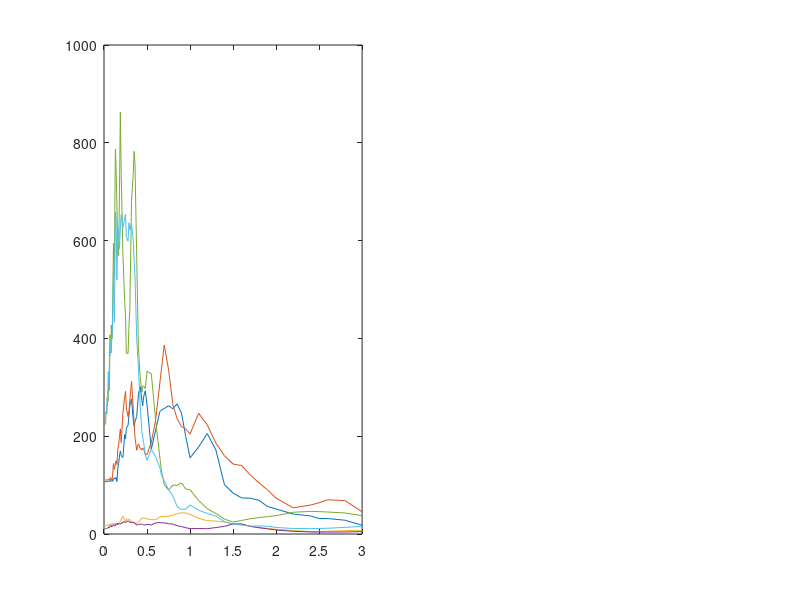

Source code (MATLAB): (Note: this script raises an error after producing the figure.)
% CEE 246 Homework 2 - Response History & Spectrum Analysis
%
% Ray Abbiatici
% Version 1.0/RJA/20-Jan-2022
%
%%%%%%%%%%%%%%%%%%%%%%%%%%%%%%%%%%%%%%%%%%%%%%%%%%%%%%%%%%%%%%%%%%%%%%%%%%%
%

clear all
clc

%% Fundamental Period, Frequency and Spectral Period range
T1 = 1.037;       % [sec]
w1 = (2*pi()/T1); % [Hz]
T = xlsread('_SearchResults.csv',1,'A169:A279'); % [sec]
g = 386.4;        % [in/sec2]

%% Call pSA Spectrum Data from PEER Database
% RSN864
RSN864AX1 = g*xlsread('_SearchResults.csv',1,'B169:B279'); % [in/sec2]
RSN864AX2 = g*xlsread('_SearchResults.csv',1,'C169:C279'); % [in/sec2]

% RSN1616
RSN1616AX1 = g*xlsread('_SearchResults.csv',1,'K169:K279'); % [in/sec2]
RSN1616AX2 = g*xlsread('_SearchResults.csv',1,'L169:L279'); % [in/sec2]

% RSN6915
RSN6915AX1 = g*xlsread('_SearchResults.csv',1,'Z169:Z279');   % [in/sec2]
RSN6915AX2 = g*xlsread('_SearchResults.csv',1,'AA169:AA279'); % [in/sec2]

%% Compute Pseudo Displacement Spectra from Pseudo Acceleration Spectra

for i = 1:length(T)
    w(i) = 2*pi()/T(i);
end

for i = 1:length(w)
    % RSN864
    RSN864DX1(i) = (1/w(i)^2).*RSN864AX1(i);    % [in]
    RSN864DX2(i) = (1/w(i)^2).*RSN864AX2(i);    % [in]
    
    % RSN1616
    RSN1616DX1(i) = (1/w(i)^2).*RSN1616AX1(i);  % [in]
    RSN1616DX2(i) = (1/w(i)^2).*RSN1616AX2(i);  % [in]
    
    % RSN6915
    RSN6915DX1(i) = (1/w(i)^2).*RSN6915AX1(i);  % [in]
    RSN6915DX2(i) = (1/w(i)^2).*RSN6915AX2(i);  % [in]
end

%% Plot Acceleration & Displacement Spectra
figure('Name','Acceleration & Displacement Spectra')
subplot(1,2,1)
plot(T,abs(RSN864AX1))
hold on
plot(T,abs(RSN864AX2))
hold on
plot(T,abs(RSN1616AX1))
hold on
plot(T,abs(RSN1616AX2))
hold on
plot(T,abs(RSN6915AX1))
hold on
plot(T,abs(RSN6915AX2))
xlim([0 3])
xline(T1)
xlabel('T (sec)')
ylabel('Acceleration (in/sec2)')
legend('RSN864X1','RSN864X2','RSN1616X1','RSN1616X2','RSN6915X1', ...
    'RSN6915X2')

subplot(1,2,2)
plot(T,RSN864DX1)
hold on
plot(T,RSN864DX2)
hold on
plot(T,RSN1616DX1)
hold on
plot(T,RSN1616DX2)
hold on
plot(T,RSN6915DX1)
hold on
plot(T,RSN6915DX2)
xlim([0 3])
xline(T1)
xlabel('T (sec)')
ylabel('Displacement (in)')
legend('RSN864X1','RSN864X2','RSN1616X1','RSN1616X2','RSN6915X1', ...
    'RSN6915X2')

disp('The Controlling Ground Motions Are RSN86490, RSN6915W,RSN1616N')

%% Compute the Elastic Response of the System

z = 0.05;        % [% Damping]
M1 = 7.508;      % [k-sec^2/in]
W = (M1/0.67)*g; % [k]
hi = 12.*[0; 15; 27; 39; 51; 63; 75; 87; 99]; % [in]
phi = [0.000; 0.054; 0.164; 0.323; 0.518; 0.739; 0.977; 1.225; 1.476];

%   RSN864X2
run RSN864_LANDERS_JOS090_a;
m = M1;
ag = column(ag);
p = m*ag*g;
c = 2*z*M1*w1;
k = M1*w1^2;
tRSN864 = [0:dt:dt*(length(ag)-1)]';

% For Linear Response
gamma = 1/2;
beta = 1/4;
[aRSN864,vRSN864,uRSN864] = NewmarkIntegrator(gamma,beta,m,c,k,p,dt);
aRSN864 = abs(aRSN864-p/m);

% Base Shear V(t) Normalized by W
VRSN864n = M1*(w1^2)/W*uRSN864;     % [k/k]

% Single DOF and Roof Level Displacements normalized by SDOF and Roof hts
d = zeros(length(hi),length(uRSN864));

for i = 1:length(hi)
    d(i,:) = phi(i).*uRSN864';
end

dtsn = uRSN864 ./ (76.112*12);        % [in/in]
dtrn = d(9,:)' ./ (99*12);            % [in/in]

% Story Drift
drift = zeros([length(hi) length(uRSN864)]);
maxdrift = zeros([length(hi) 1]);

for i = 2:length(hi)
    drift(i,:) = abs(d(i,:) - d (i-1,:))/(hi(i)-hi(i-1))*100; % [%]
    maxdrift(i) = max(drift(i,:));
end 

fprintf('\nBelow are the results of the Response History Analysis:\n')
fprintf('\nPeak Response Quantities for RSN864090 are:\n')
disp('Normalized Base Shear [k/k] =')
disp(max(abs(VRSN864n)))
disp('Base Shear [k] =')
disp(max(abs(VRSN864n)*W))
disp('Overturning Moment [ft-k] =')
disp(max(abs(VRSN864n)*W)*76.112)
disp('Normalized SDOF Displacement [in/in] =')
disp(max(abs(dtsn)))
disp('SDOF Displacement [in] =')
disp(max(abs(dtsn)*76.112*12))
disp('Normalized Roof Displacement [in/in] =')
disp(max(abs(dtrn)))

figure('Name','RSN864090')
subplot(211); plot(tRSN864,VRSN864n)
xlabel('Time (sec)')
ylabel('Base Shear (k/k)')

subplot(212); plot(tRSN864,dtsn,tRSN864,dtrn)
xlabel('Time (sec)')
ylabel('Displacement (in/in)')
legend('SDOF','Roof')

figure('Name','RSN864090')
plot(maxdrift,hi/12)
xlabel('Story Drift [%]')
ylabel('Height [ft]')

%   RSN6915X1
run RSN6915_DARFIELD_HVSCS26W_a;
m = M1;
ag = column(ag);
p = m*ag*g;
c = 2*z*M1*w1;
k = M1*w1^2;
tRSN6915 = [0:dt:dt*(length(ag)-1)]';

% For Linear Response
gamma = 1/2;
beta = 1/4;
[aRSN6915,vRSN6915,uRSN6915] = NewmarkIntegrator(gamma,beta,m,c,k,p,dt);
aRSN6915 = abs(aRSN6915-p/m);

% Base Shear V(t) Normalized by W
VRSN6915n = M1*(w1^2)/W*uRSN6915;     % [k/k]

% Single DOF and Roof Level Displacements normalized by SDOF and Roof hts
d = zeros(length(hi),length(uRSN6915));

for i = 1:length(hi)
    d(i,:) = phi(i).*uRSN6915';
end

dtsn = uRSN6915 ./ (76.112*12);        % [in/in]
dtrn = d(9,:)' ./ (99*12);            % [in/in]

% Story Drift
drift = zeros([length(hi) length(uRSN6915)]);
maxdrift = zeros([length(hi) 1]);

for i = 2:length(hi)
    drift(i,:) = abs(d(i,:) - d (i-1,:))/(hi(i)-hi(i-1))*100; % [%]
    maxdrift(i) = max(drift(i,:));
end 

fprintf('\nPeak Response Quantities for RSN6915W are:\n')
disp('Normalized Base Shear [k/k] =')
disp(max(abs(VRSN6915n)))
disp('Base Shear [k] =')
disp(max(abs(VRSN6915n)*W))
disp('Overturning Moment [ft-k] =')
disp(max(abs(VRSN6915n)*W)*76.112)
disp('Normalized SDOF Displacement [in/in] =')
disp(max(abs(dtsn)))
disp('SDOF Displacement [in] =')
disp(max(abs(dtsn)*76.112*12))
disp('Normalized Roof Displacement [in/in] =')
disp(max(abs(dtrn)))

figure('Name','RSN6915W')
subplot(211); plot(tRSN6915,VRSN6915n)
xlabel('Time (sec)')
ylabel('Base Shear (k/k)')

subplot(212); plot(tRSN6915,dtsn,tRSN6915,dtrn)
xlabel('Time (sec)')
ylabel('Displacement (in/in)')
legend('SDOF','Roof')

figure('Name','RSN6915W')
plot(maxdrift,hi/12)
xlabel('Story Drift [%]')
ylabel('Height [ft]')

%   RSN1616X1
run RSN1616_DUZCE_362N_a;
m = M1;
ag = column(ag);
p = m*ag*g;
c = 2*z*M1*w1;
k = M1*w1^2;
tRSN1616 = [0:dt:dt*(length(ag)-1)]';

% For Linear Response
gamma = 1/2;
beta = 1/4;
[aRSN1616,vRSN1616,uRSN1616] = NewmarkIntegrator(gamma,beta,m,c,k,p,dt);
aRSN1616 = abs(aRSN1616-p/m);

% Base Shear V(t) Normalized by W
VRSN1616n = M1*(w1^2)/W*uRSN1616;     % [k/k]

% Single DOF and Roof Level Displacements normalized by SDOF and Roof hts
d = zeros(length(hi),length(uRSN1616));

for i = 1:length(hi)
    d(i,:) = phi(i).*uRSN1616';
end

dtsn = uRSN1616 ./ (76.112*12);        % [in/in]
dtrn = d(9,:)' ./ (99*12);            % [in/in]

% Story Drift
drift = zeros([length(hi) length(uRSN1616)]);
maxdrift = zeros([length(hi) 1]);

for i = 2:length(hi)
    drift(i,:) = abs(d(i,:) - d (i-1,:))/(hi(i)-hi(i-1))*100; % [%]
    maxdrift(i) = max(drift(i,:));
end 

fprintf('\nPeak Response Quantities for RSN1616N are:\n')
disp('Normalized Base Shear [k/k] =')
disp(max(abs(VRSN1616n)))
disp('Base Shear [k] =')
disp(max(abs(VRSN1616n)*W))
disp('Overturning Moment [ft-k] =')
disp(max(abs(VRSN1616n)*W)*76.112)
disp('Normalized SDOF Displacement [in/in] =')
disp(max(abs(dtsn)))
disp('SDOF Displacement [in] =')
disp(max(abs(dtsn)*76.112*12))
disp('Normalized Roof Displacement [in/in] =')
disp(max(abs(dtrn)))

figure('Name','RSN1616N')
subplot(211); plot(tRSN1616,VRSN1616n)
xlabel('Time (sec)')
ylabel('Base Shear (k/k)')

subplot(212); plot(tRSN1616,dtsn,tRSN1616,dtrn)
xlabel('Time (sec)')
ylabel('Displacement (in/in)')
legend('SDOF','Roof')

figure('Name','RSN1616N')
plot(maxdrift,hi/12)
xlabel('Story Drift [%]')
ylabel('Height [ft]')

%% Determine Peak Response Values based on 1st Mode Period and Spectral
%  ordinates from PEER Database

fprintf('\nBelow are the results of the Response Spectrum Analysis:\n')
RSN864AX1 = g*xlsread('_SearchResults.csv',1,'C236:C237'); % [in/sec2]
RSN1616AX1 = g*xlsread('_SearchResults.csv',1,'K236:K237'); % [in/sec2]
RSN6915AX1 = g*xlsread('_SearchResults.csv',1,'Z236:Z237');   % [in/sec2]

RSN864AX1 = (RSN864AX1(2)-RSN864AX1(1))/(1.1-1)*(T1-1)+RSN864AX1(1);
RSN1616AX1 = (RSN1616AX1(2)-RSN1616AX1(1))/(1.1-1)*(T1-1)+RSN1616AX1(1);
RSN6915AX1 = (RSN6915AX1(2)-RSN6915AX1(1))/(1.1-1)*(T1-1)+RSN6915AX1(1);

RSN864DX1 = (1/w1^2)*RSN864AX1;    % [in]
RSN1616DX1 = (1/w1^2)*RSN1616AX1;  % [in]
RSN6915DX1 = (1/w1^2)*RSN6915AX1;  % [in]

fprintf('\nPeak Response Quantities for RSN864090 are:\n')
disp('Base Shear [k] =')
disp(M1*(w1^2)*RSN864DX1)
disp('SDOF Displacement [in] =')
disp(RSN864DX1)
disp('Overturning Moment [ft-k] =')
disp(M1*(w1^2)*RSN864DX1*76.112)

fprintf('\nPeak Response Quantities for RSN6915W are:\n')
disp('Base Shear [k] =')
disp(M1*(w1^2)*RSN6915DX1)
disp('SDOF Displacement [in] =')
disp(RSN6915DX1)
disp('Overturning Moment [ft-k] =')
disp(M1*(w1^2)*RSN6915DX1*76.112)

fprintf('\nPeak Response Quantities for RSN1616N are:\n')
disp('Base Shear [k] =')
disp(M1*(w1^2)*RSN1616DX1)
disp('SDOF Displacement [in] =')
disp(RSN1616DX1)
disp('Overturning Moment [ft-k] =')
disp(M1*(w1^2)*RSN1616DX1*76.112)

%% Compute the Nonlinear Response of the System

z = 0.05;        % [% Damping]
M1 = 7.508;      % [k-sec^2/in]
W = (M1/0.67)*g; % [k]
hi = 12.*[0; 15; 27; 39; 51; 63; 75; 87; 99]; % [in]
phi = [0.000; 0.054; 0.164; 0.323; 0.518; 0.739; 0.977; 1.225; 1.476];
m = M1;
Fy = 0.15*W;
k = M1*w1^2;
ksh = 0.05*k;

%   RSN864090
run RSN864_LANDERS_JOS090_a;
ag = column(ag);
p = m*ag*g;
c = 2*z*M1*w1;
tRSN864 = [0:dt:dt*(length(ag)-1)]';

% For Non-Linear Response
gamma = 1/2;
beta = 1/4;
[aRSN864,vRSN864,uRSN864] = NewmarkIntegratorNL(gamma,beta,m,c,k,p,dt, ...
    Fy,ksh);
aRSN864 = abs(aRSN864-p/m);

% Base Shear V(t) Normalized by W
VRSN864n = M1*(w1^2)/W*uRSN864;     % [k/k]

% Single DOF and Roof Level Displacements normalized by SDOF and Roof hts
d = zeros(length(hi),length(uRSN864));

for i = 1:length(hi)
    d(i,:) = phi(i).*uRSN864';
end

dtsn = uRSN864 ./ (76.112*12);        % [in/in]
dtrn = d(9,:)' ./ (99*12);            % [in/in]

% Story Drift
drift = zeros([length(hi) length(uRSN864)]);
maxdrift = zeros([length(hi) 1]);

for i = 2:length(hi)
    drift(i,:) = abs(d(i,:) - d (i-1,:))/(hi(i)-hi(i-1))*100; % [%]
    maxdrift(i) = max(drift(i,:));
end 

fprintf('\nBelow are the results of the NL Response History Analysis:\n')
fprintf('\nPeak Response Quantities for RSN864090 are:\n')
disp('Normalized Base Shear [k/k] =')
disp(max(abs(VRSN864n)))
disp('Base Shear [k] =')
disp(max(abs(VRSN864n)*W))
disp('Overturning Moment [ft-k] =')
disp(max(abs(VRSN864n)*W)*76.112)
disp('Normalized SDOF Displacement [in/in] =')
disp(max(abs(dtsn)))
disp('SDOF Displacement [in] =')
disp(max(abs(dtsn)*76.112*12))
disp('Normalized Roof Displacement [in/in] =')
disp(max(abs(dtrn)))

figure('Name','RSN864090 - Nonlinear')
subplot(211); plot(tRSN864,VRSN864n)
xlabel('Time (sec)')
ylabel('Base Shear (k/k)')

subplot(212); plot(tRSN864,dtsn,tRSN864,dtrn)
xlabel('Time (sec)')
ylabel('Displacement (in/in)')
legend('SDOF','Roof')

figure('Name','RSN864090 - Nonlinear')
plot(maxdrift,hi/12)
xlabel('Story Drift [%]')
ylabel('Height [ft]')

%   RSN6915X1
run RSN6915_DARFIELD_HVSCS26W_a;
ag = column(ag);
p = m*ag*g;
c = 2*z*M1*w1;
tRSN6915 = [0:dt:dt*(length(ag)-1)]';

% For Non-Linear Response
gamma = 1/2;
beta = 1/4;
[aRSN6915,vRSN6915,uRSN6915] = NewmarkIntegratorNL(gamma,beta,m,c,k,p,...
    dt,Fy,ksh);
aRSN6915 = abs(aRSN6915-p/m);

% Base Shear V(t) Normalized by W
VRSN6915n = M1*(w1^2)/W*uRSN6915;     % [k/k]

% Single DOF and Roof Level Displacements normalized by SDOF and Roof hts
d = zeros(length(hi),length(uRSN6915));

for i = 1:length(hi)
    d(i,:) = phi(i).*uRSN6915';
end

dtsn = uRSN6915 ./ (76.112*12);        % [in/in]
dtrn = d(9,:)' ./ (99*12);            % [in/in]

% Story Drift
drift = zeros([length(hi) length(uRSN6915)]);
maxdrift = zeros([length(hi) 1]);

for i = 2:length(hi)
    drift(i,:) = abs(d(i,:) - d (i-1,:))/(hi(i)-hi(i-1))*100; % [%]
    maxdrift(i) = max(drift(i,:));
end 

fprintf('\nPeak Response Quantities for RSN6915W are:\n')
disp('Normalized Base Shear [k/k] =')
disp(max(abs(VRSN6915n)))
disp('Base Shear [k] =')
disp(max(abs(VRSN6915n)*W))
disp('Overturning Moment [ft-k] =')
disp(max(abs(VRSN6915n)*W)*76.112)
disp('Normalized SDOF Displacement [in/in] =')
disp(max(abs(dtsn)))
disp('SDOF Displacement [in] =')
disp(max(abs(dtsn)*76.112*12))
disp('Normalized Roof Displacement [in/in] =')
disp(max(abs(dtrn)))

figure('Name','RSN6915W - Nonlinear')
subplot(211); plot(tRSN6915,VRSN6915n)
xlabel('Time (sec)')
ylabel('Base Shear (k/k)')

subplot(212); plot(tRSN6915,dtsn,tRSN6915,dtrn)
xlabel('Time (sec)')
ylabel('Displacement (in/in)')
legend('SDOF','Roof')

figure('Name','RSN6915W - Nonlinear')
plot(maxdrift,hi/12)
xlabel('Story Drift [%]')
ylabel('Height [ft]')

%   RSN1616X1
run RSN1616_DUZCE_362N_a;
ag = column(ag);
p = m*ag*g;
c = 2*z*M1*w1;
tRSN1616 = [0:dt:dt*(length(ag)-1)]';

% For Non-Linear Response
gamma = 1/2;
beta = 1/4;
[aRSN1616,vRSN1616,uRSN1616] = NewmarkIntegratorNL(gamma,beta,m,c,k,p,...
    dt,Fy,ksh);
aRSN1616 = abs(aRSN1616-p/m);

% Base Shear V(t) Normalized by W
VRSN1616n = M1*(w1^2)/W*uRSN1616;     % [k/k]

% Single DOF and Roof Level Displacements normalized by SDOF and Roof hts
d = zeros(length(hi),length(uRSN1616));

for i = 1:length(hi)
    d(i,:) = phi(i).*uRSN1616';
end

dtsn = uRSN1616 ./ (76.112*12);        % [in/in]
dtrn = d(9,:)' ./ (99*12);            % [in/in]

% Story Drift
drift = zeros([length(hi) length(uRSN1616)]);
maxdrift = zeros([length(hi) 1]);

for i = 2:length(hi)
    drift(i,:) = abs(d(i,:) - d (i-1,:))/(hi(i)-hi(i-1))*100; % [%]
    maxdrift(i) = max(drift(i,:));
end 

fprintf('\nPeak Response Quantities for RSN1616N are:\n')
disp('Normalized Base Shear [k/k] =')
disp(max(abs(VRSN1616n)))
disp('Base Shear [k] =')
disp(max(abs(VRSN1616n)*W))
disp('Overturning Moment [ft-k] =')
disp(max(abs(VRSN1616n)*W)*76.112)
disp('Normalized SDOF Displacement [in/in] =')
disp(max(abs(dtsn)))
disp('SDOF Displacement [in] =')
disp(max(abs(dtsn)*76.112*12))
disp('Normalized Roof Displacement [in/in] =')
disp(max(abs(dtrn)))

figure('Name','RSN1616N - Nonlinear')
subplot(211); plot(tRSN1616,VRSN1616n)
xlabel('Time (sec)')
ylabel('Base Shear (k/k)')

subplot(212); plot(tRSN1616,dtsn,tRSN1616,dtrn)
xlabel('Time (sec)')
ylabel('Displacement (in/in)')
legend('SDOF','Roof')

figure('Name','RSN1616N - Nonlinear')
plot(maxdrift,hi/12)
xlabel('Story Drift [%]')
ylabel('Height [ft]')
